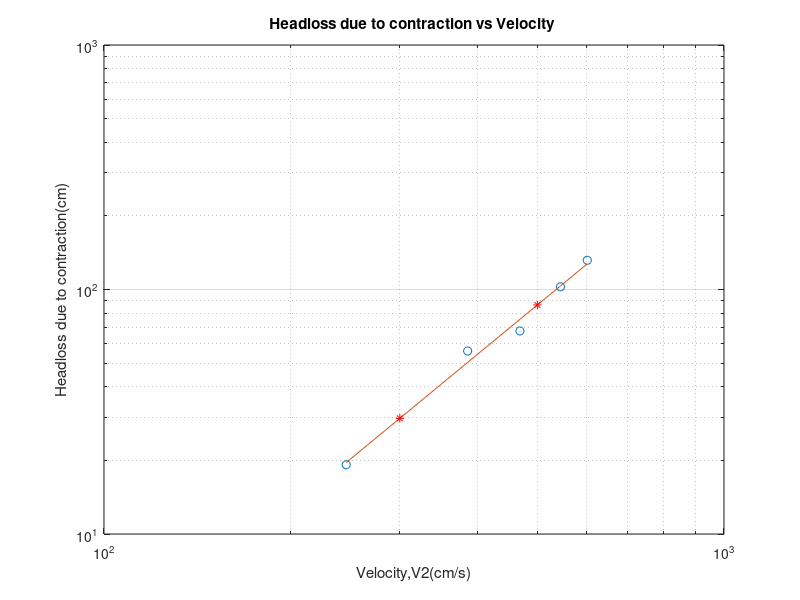

Source code (MATLAB):
Hlc=[19.19 56.04 67.66 102.55 131.71];
V2=[245.87 385.95 468.68 544.89 601.92];

y=Hlc;
x=V2;
loglog(x,y,'o');
p = polyfit(log10(x),log10(y),1);
z = polyval(p,log10(x));
hold on;
loglog(x,10.^z);
hold on
x=300;
z=polyval(p,log10(x));
loglog(x,10.^z,'r*')
x=500;
z=polyval(p,log10(x));
loglog(x,10.^z,'r*')
title('Headloss due to contraction vs Velocity ');
xlabel('Velocity,V2(cm/s)')
ylabel('Headloss due to contraction(cm)')
grid on
